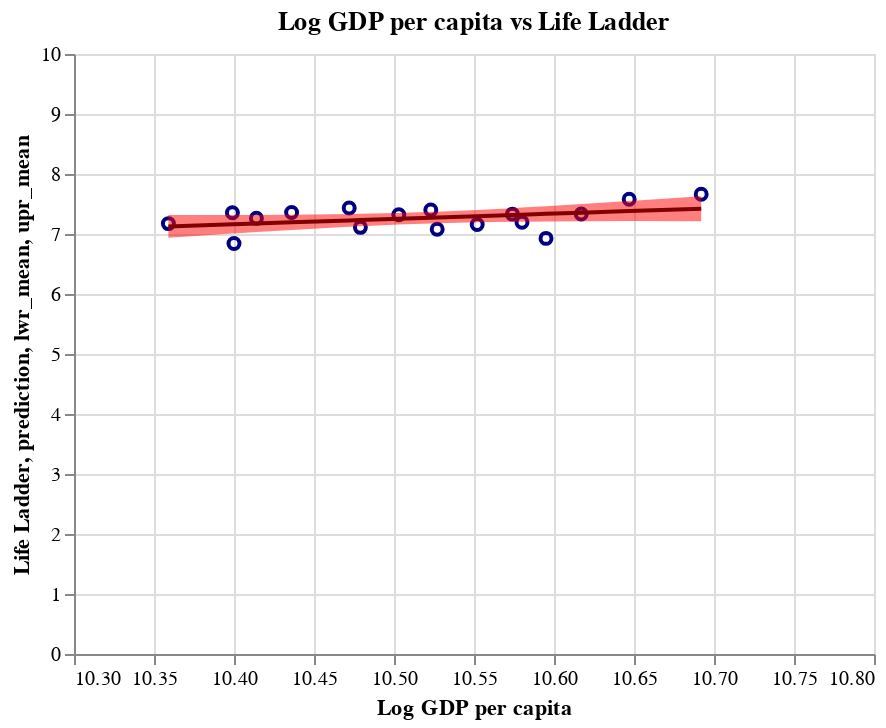

The cell this chart's notebook holds for it:
### Markdown cell above
## Predicting Life Ladder from log GDP in Israel

### Code cell
# retrieve response
y = happy_israel['Life Ladder']

# construct explanatory variable matrix
x = sm.tools.add_constant(happy_israel['Log GDP per capita'])

# fit model
slr = sm.OLS(endog = y, exog = x)
rslt = slr.fit()

# Adding fitted values to dataframe
happy_israel['fitted_vals'] = rslt.fittedvalues

# Predicting
preds = rslt.get_prediction(x)

# Adding confidence interval and predictions to dataframe
happy_israel['lwr_mean'] = preds.predicted_mean - 2*preds.se_mean
happy_israel['upr_mean'] = preds.predicted_mean + 2*preds.se_mean
happy_israel['prediction'] = preds.predicted_mean

# constructing linear reg plot
slr_line = alt.Chart(happy_israel).mark_line(color = 'black').encode(
    x = 'Log GDP per capita',
    y = 'prediction'
)

# constructing a confidence band
band = alt.Chart(happy_israel).mark_area(opacity = 0.5, color = 'red').encode(
    x = 'Log GDP per capita',
    y = 'lwr_mean',
    y2 = 'upr_mean'
)

# Log GDP per capita vs Life Ladder
plot = alt.Chart(happy_israel).mark_point(opacity = 1, color = 'navy').encode(
    x = alt.X('Log GDP per capita', scale = alt.Scale(domain = (10.3, 10.8))),
    y = alt.Y('Life Ladder', scale = alt.Scale(domain = (0, 10)))
).properties(title = 'Log GDP per capita vs Life Ladder')

# layering
plot + slr_line + band

### Figure 1 — Vega-Lite specification as saved in the notebook (floating-point values rounded to 4 significant figures)
{"config": {"view": {"continuousWidth": 400, "continuousHeight": 300}}, "layer": [{"mark": {"type": "point", "color": "navy", "opacity": 1}, "encoding": {"x": {"field": "Log GDP per capita", "scale": {"domain": [10.3, 10.8]}, "type": "quantitative"}, "y": {"field": "Life Ladder", "scale": {"domain": [0, 10]}, "type": "quantitative"}}, "title": "Log GDP per capita vs Life Ladder"}, {"mark": {"type": "line", "color": "black"}, "encoding": {"x": {"field": "Log GDP per capita", "type": "quantitative"}, "y": {"field": "prediction", "type": "quantitative"}}}, {"mark": {"type": "area", "color": "red", "opacity": 0.5}, "encoding": {"x": {"field": "Log GDP per capita", "type": "quantitative"}, "y": {"field": "lwr_mean", "type": "quantitative"}, "y2": {"field": "upr_mean"}}}], "data": {"name": "data-4b30c3c1f0bd8de2d692130a55d378e2"}, "$schema": "https://vega.github.io/schema/vega-lite/v4.17.0.json", "datasets": {"data-4b30c3c1f0bd8de2d692130a55d378e2": [{"Country name": "Israel", "year": 2006, "Life Ladder": 7.173, "Log GDP per capita": 10.36, "Social support": 0.927, "Healthy life expectancy at birth": 71.08, "Freedom to make life choices": 0.817, "Generosity": null, "Perceptions of corruption": 0.905, "Positive affect": 0.639, "Negative affect": 0.308, "fitted_vals": 7.126, "lwr_mean": 6.937, "upr_mean": 7.316, "prediction": 7.126}, {"Country name": "Israel", "year": 2007, "Life Ladder": 6.841, "Log GDP per capita": 10.4, "Social support": 0.868, "Healthy life expectancy at birth": 71.16, "Freedom to make life choices": 0.683, "Generosity": 0.217, "Perceptions of corruption": 0.868, "Positive affect": 0.642, "Negative affect": 0.32, "fitted_vals": 7.163, "lwr_mean": 7.008, "upr_mean": 7.317, "prediction": 7.163}, {"Country name": "Israel", "year": 2008, "Life Ladder": 7.261, "Log GDP per capita": 10.41, "Social support": 0.859, "Healthy life expectancy at birth": 71.24, "Freedom to make life choices": 0.663, "Generosity": 0.136, "Perceptions of corruption": 0.898, "Positive affect": 0.635, "Negative affect": 0.349, "fitted_vals": 7.175, "lwr_mean": 7.032, "upr_mean": 7.319, "prediction": 7.175}, {"Country name": "Israel", "year": 2009, "Life Ladder": 7.353, "Log GDP per capita": 10.4, "Social support": 0.937, "Healthy life expectancy at birth": 71.32, "Freedom to make life choices": 0.593, "Generosity": 0.17, "Perceptions of corruption": 0.923, "Positive affect": 0.62, "Negative affect": 0.327, "fitted_vals": 7.162, "lwr_mean": 7.007, "upr_mean": 7.317, "prediction": 7.162}, {"Country name": "Israel", "year": 2010, "Life Ladder": 7.359, "Log GDP per capita": 10.44, "Social support": 0.882, "Healthy life expectancy at birth": 71.4, "Freedom to make life choices": 0.561, "Generosity": 0.148, "Perceptions of corruption": 0.902, "Positive affect": 0.628, "Negative affect": 0.362, "fitted_vals": 7.195, "lwr_mean": 7.067, "upr_mean": 7.322, "prediction": 7.195}, {"Country name": "Israel", "year": 2011, "Life Ladder": 7.433, "Log GDP per capita": 10.47, "Social support": 0.893, "Healthy life expectancy at birth": 71.48, "Freedom to make life choices": 0.722, "Generosity": 0.138, "Perceptions of corruption": 0.891, "Positive affect": 0.654, "Negative affect": 0.384, "fitted_vals": 7.227, "lwr_mean": 7.12, "upr_mean": 7.333, "prediction": 7.227}, {"Country name": "Israel", "year": 2012, "Life Ladder": 7.111, "Log GDP per capita": 10.48, "Social support": 0.903, "Healthy life expectancy at birth": 71.56, "Freedom to make life choices": 0.681, "Generosity": 0.15, "Perceptions of corruption": 0.862, "Positive affect": 0.611, "Negative affect": 0.319, "fitted_vals": 7.233, "lwr_mean": 7.129, "upr_mean": 7.337, "prediction": 7.233}, {"Country name": "Israel", "year": 2013, "Life Ladder": 7.321, "Log GDP per capita": 10.5, "Social support": 0.909, "Healthy life expectancy at birth": 71.64, "Freedom to make life choices": 0.739, "Generosity": 0.147, "Perceptions of corruption": 0.849, "Positive affect": 0.649, "Negative affect": 0.409, "fitted_vals": 7.254, "lwr_mean": 7.157, "upr_mean": 7.352, "prediction": 7.254}, {"Country name": "Israel", "year": 2014, "Life Ladder": 7.401, "Log GDP per capita": 10.52, "Social support": 0.889, "Healthy life expectancy at birth": 71.72, "Freedom to make life choices": 0.707, "Generosity": 0.09, "Perceptions of corruption": 0.818, "Positive affect": 0.567, "Negative affect": 0.271, "fitted_vals": 7.272, "lwr_mean": 7.175, "upr_mean": 7.369, "prediction": 7.272}, {"Country name": "Israel", "year": 2015, "Life Ladder": 7.079, "Log GDP per capita": 10.53, "Social support": 0.864, "Healthy life expectancy at birth": 71.8, "Freedom to make life choices": 0.753, "Generosity": 0.105, "Perceptions of corruption": 0.789, "Positive affect": 0.652, "Negative affect": 0.256, "fitted_vals": 7.276, "lwr_mean": 7.178, "upr_mean": 7.373, "prediction": 7.276}, {"Country name": "Israel", "year": 2016, "Life Ladder": 7.159, "Log GDP per capita": 10.55, "Social support": 0.89, "Healthy life expectancy at birth": 71.95, "Freedom to make life choices": 0.772, "Generosity": 0.149, "Perceptions of corruption": 0.804, "Positive affect": 0.602, "Negative affect": 0.263, "fitted_vals": 7.298, "lwr_mean": 7.194, "upr_mean": 7.401, "prediction": 7.298}, {"Country name": "Israel", "year": 2017, "Life Ladder": 7.331, "Log GDP per capita": 10.57, "Social support": 0.916, "Healthy life expectancy at birth": 72.1, "Freedom to make life choices": 0.768, "Generosity": 0.141, "Perceptions of corruption": 0.793, "Positive affect": 0.621, "Negative affect": 0.276, "fitted_vals": 7.317, "lwr_mean": 7.203, "upr_mean": 7.431, "prediction": 7.317}, {"Country name": "Israel", "year": 2018, "Life Ladder": 6.927, "Log GDP per capita": 10.6, "Social support": 0.91, "Healthy life expectancy at birth": 72.25, "Freedom to make life choices": 0.725, "Generosity": 0.05, "Perceptions of corruption": 0.77, "Positive affect": 0.612, "Negative affect": 0.282, "fitted_vals": 7.336, "lwr_mean": 7.209, "upr_mean": 7.463, "prediction": 7.336}, {"Country name": "Israel", "year": 2019, "Life Ladder": 7.332, "Log GDP per capita": 10.62, "Social support": 0.946, "Healthy life expectancy at birth": 72.4, "Freedom to make life choices": 0.834, "Generosity": 0.08, "Perceptions of corruption": 0.743, "Positive affect": 0.598, "Negative affect": 0.266, "fitted_vals": 7.355, "lwr_mean": 7.213, "upr_mean": 7.498, "prediction": 7.355}, {"Country name": "Israel", "year": 2020, "Life Ladder": 7.195, "Log GDP per capita": 10.58, "Social support": 0.959, "Healthy life expectancy at birth": 72.55, "Freedom to make life choices": 0.831, "Generosity": -0.057, "Perceptions of corruption": 0.748, "Positive affect": 0.564, "Negative affect": 0.243, "fitted_vals": 7.323, "lwr_mean": 7.205, "upr_mean": 7.44, "prediction": 7.323}, {"Country name": "Israel", "year": 2021, "Life Ladder": 7.578, "Log GDP per capita": 10.65, "Social support": 0.917, "Healthy life expectancy at birth": 72.7, "Freedom to make life choices": 0.82, "Generosity": -0.006, "Perceptions of corruption": 0.726, "Positive affect": 0.558, "Negative affect": 0.217, "fitted_vals": 7.382, "lwr_mean": 7.215, "upr_mean": 7.549, "prediction": 7.382}, {"Country name": "Israel", "year": 2022, "Life Ladder": 7.662, "Log GDP per capita": 10.69, "Social support": 0.954, "Healthy life expectancy at birth": 72.85, "Freedom to make life choices": 0.775, "Generosity": -0.005, "Perceptions of corruption": 0.655, "Positive affect": 0.583, "Negative affect": 0.183, "fitted_vals": 7.422, "lwr_mean": 7.215, "upr_mean": 7.629, "prediction": 7.422}]}}
